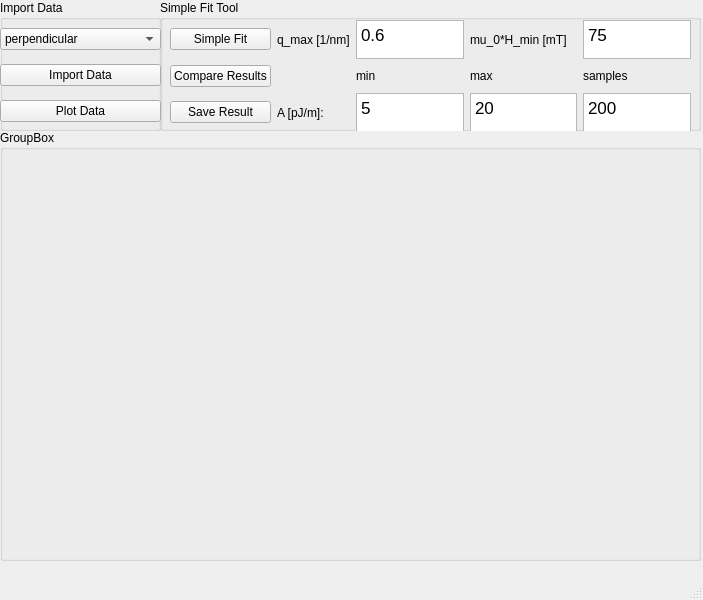
<?xml version="1.0" encoding="UTF-8"?>
<ui version="4.0">
 <class>MuMagTool</class>
 <widget class="QMainWindow" name="MuMagTool">
  <property name="geometry">
   <rect>
    <x>0</x>
    <y>0</y>
    <width>703</width>
    <height>600</height>
   </rect>
  </property>
  <property name="windowTitle">
   <string>MuMagTool</string>
  </property>
  <widget class="QWidget" name="centralwidget">
   <widget class="QGroupBox" name="groupBox">
    <property name="geometry">
     <rect>
      <x>0</x>
      <y>0</y>
      <width>161</width>
      <height>131</height>
     </rect>
    </property>
    <property name="title">
     <string>Import Data</string>
    </property>
    <widget class="QWidget" name="gridLayoutWidget">
     <property name="geometry">
      <rect>
       <x>0</x>
       <y>20</y>
       <width>161</width>
       <height>111</height>
      </rect>
     </property>
     <layout class="QGridLayout" name="gridLayout">
      <item row="4" column="0">
       <widget class="QPushButton" name="PlotDataButton">
        <property name="text">
         <string>Plot Data</string>
        </property>
       </widget>
      </item>
      <item row="2" column="0">
       <widget class="QPushButton" name="ImportDataButton">
        <property name="text">
         <string>Import Data</string>
        </property>
       </widget>
      </item>
      <item row="1" column="0">
       <widget class="QComboBox" name="ScatteringGeometrySelect">
        <item>
         <property name="text">
          <string>perpendicular</string>
         </property>
        </item>
        <item>
         <property name="text">
          <string>parallel</string>
         </property>
        </item>
       </widget>
      </item>
     </layout>
    </widget>
   </widget>
   <widget class="QGroupBox" name="groupBox_2">
    <property name="geometry">
     <rect>
      <x>160</x>
      <y>0</y>
      <width>541</width>
      <height>131</height>
     </rect>
    </property>
    <property name="title">
     <string>Simple Fit Tool</string>
    </property>
    <widget class="QWidget" name="gridLayoutWidget_2">
     <property name="geometry">
      <rect>
       <x>10</x>
       <y>20</y>
       <width>521</width>
       <height>111</height>
      </rect>
     </property>
     <layout class="QGridLayout" name="gridLayout_2">
      <item row="2" column="1">
       <widget class="QLabel" name="label">
        <property name="text">
         <string>A [pJ/m]:</string>
        </property>
       </widget>
      </item>
      <item row="1" column="3">
       <widget class="QLabel" name="label_3">
        <property name="text">
         <string>max</string>
        </property>
       </widget>
      </item>
      <item row="2" column="2">
       <widget class="QTextEdit" name="AMinEdit">
        <property name="html">
         <string>&lt;!DOCTYPE HTML PUBLIC &quot;-//W3C//DTD HTML 4.0//EN&quot; &quot;http://www.w3.org/TR/REC-html40/strict.dtd&quot;&gt;
&lt;html&gt;&lt;head&gt;&lt;meta name=&quot;qrichtext&quot; content=&quot;1&quot; /&gt;&lt;style type=&quot;text/css&quot;&gt;
p, li { white-space: pre-wrap; }
&lt;/style&gt;&lt;/head&gt;&lt;body style=&quot; font-family:'.AppleSystemUIFont'; font-size:13pt; font-weight:400; font-style:normal;&quot;&gt;
&lt;p style=&quot; margin-top:0px; margin-bottom:0px; margin-left:0px; margin-right:0px; -qt-block-indent:0; text-indent:0px;&quot;&gt;5&lt;/p&gt;&lt;/body&gt;&lt;/html&gt;</string>
        </property>
       </widget>
      </item>
      <item row="1" column="2">
       <widget class="QLabel" name="label_2">
        <property name="text">
         <string>min</string>
        </property>
       </widget>
      </item>
      <item row="0" column="1">
       <widget class="QLabel" name="label_5">
        <property name="text">
         <string>q_max [1/nm]</string>
        </property>
       </widget>
      </item>
      <item row="0" column="2">
       <widget class="QTextEdit" name="qMaxEdit">
        <property name="html">
         <string>&lt;!DOCTYPE HTML PUBLIC &quot;-//W3C//DTD HTML 4.0//EN&quot; &quot;http://www.w3.org/TR/REC-html40/strict.dtd&quot;&gt;
&lt;html&gt;&lt;head&gt;&lt;meta name=&quot;qrichtext&quot; content=&quot;1&quot; /&gt;&lt;style type=&quot;text/css&quot;&gt;
p, li { white-space: pre-wrap; }
&lt;/style&gt;&lt;/head&gt;&lt;body style=&quot; font-family:'.AppleSystemUIFont'; font-size:13pt; font-weight:400; font-style:normal;&quot;&gt;
&lt;p style=&quot; margin-top:0px; margin-bottom:0px; margin-left:0px; margin-right:0px; -qt-block-indent:0; text-indent:0px;&quot;&gt;0.6&lt;/p&gt;&lt;/body&gt;&lt;/html&gt;</string>
        </property>
       </widget>
      </item>
      <item row="0" column="0">
       <widget class="QPushButton" name="SimpleFitButton">
        <property name="text">
         <string>Simple Fit</string>
        </property>
       </widget>
      </item>
      <item row="2" column="3">
       <widget class="QTextEdit" name="AMaxEdit">
        <property name="html">
         <string>&lt;!DOCTYPE HTML PUBLIC &quot;-//W3C//DTD HTML 4.0//EN&quot; &quot;http://www.w3.org/TR/REC-html40/strict.dtd&quot;&gt;
&lt;html&gt;&lt;head&gt;&lt;meta name=&quot;qrichtext&quot; content=&quot;1&quot; /&gt;&lt;style type=&quot;text/css&quot;&gt;
p, li { white-space: pre-wrap; }
&lt;/style&gt;&lt;/head&gt;&lt;body style=&quot; font-family:'.AppleSystemUIFont'; font-size:13pt; font-weight:400; font-style:normal;&quot;&gt;
&lt;p style=&quot; margin-top:0px; margin-bottom:0px; margin-left:0px; margin-right:0px; -qt-block-indent:0; text-indent:0px;&quot;&gt;20&lt;/p&gt;&lt;/body&gt;&lt;/html&gt;</string>
        </property>
       </widget>
      </item>
      <item row="2" column="4">
       <widget class="QTextEdit" name="ASamplesEdit">
        <property name="html">
         <string>&lt;!DOCTYPE HTML PUBLIC &quot;-//W3C//DTD HTML 4.0//EN&quot; &quot;http://www.w3.org/TR/REC-html40/strict.dtd&quot;&gt;
&lt;html&gt;&lt;head&gt;&lt;meta name=&quot;qrichtext&quot; content=&quot;1&quot; /&gt;&lt;style type=&quot;text/css&quot;&gt;
p, li { white-space: pre-wrap; }
&lt;/style&gt;&lt;/head&gt;&lt;body style=&quot; font-family:'.AppleSystemUIFont'; font-size:13pt; font-weight:400; font-style:normal;&quot;&gt;
&lt;p style=&quot; margin-top:0px; margin-bottom:0px; margin-left:0px; margin-right:0px; -qt-block-indent:0; text-indent:0px;&quot;&gt;200&lt;/p&gt;&lt;/body&gt;&lt;/html&gt;</string>
        </property>
       </widget>
      </item>
      <item row="1" column="4">
       <widget class="QLabel" name="label_4">
        <property name="text">
         <string>samples</string>
        </property>
       </widget>
      </item>
      <item row="0" column="3">
       <widget class="QLabel" name="label_6">
        <property name="text">
         <string>mu_0*H_min [mT]</string>
        </property>
       </widget>
      </item>
      <item row="0" column="4">
       <widget class="QTextEdit" name="HminEdit">
        <property name="html">
         <string>&lt;!DOCTYPE HTML PUBLIC &quot;-//W3C//DTD HTML 4.0//EN&quot; &quot;http://www.w3.org/TR/REC-html40/strict.dtd&quot;&gt;
&lt;html&gt;&lt;head&gt;&lt;meta name=&quot;qrichtext&quot; content=&quot;1&quot; /&gt;&lt;style type=&quot;text/css&quot;&gt;
p, li { white-space: pre-wrap; }
&lt;/style&gt;&lt;/head&gt;&lt;body style=&quot; font-family:'.AppleSystemUIFont'; font-size:13pt; font-weight:400; font-style:normal;&quot;&gt;
&lt;p style=&quot; margin-top:0px; margin-bottom:0px; margin-left:0px; margin-right:0px; -qt-block-indent:0; text-indent:0px;&quot;&gt;75&lt;/p&gt;&lt;/body&gt;&lt;/html&gt;</string>
        </property>
       </widget>
      </item>
      <item row="1" column="0">
       <widget class="QPushButton" name="CompareResultsButton">
        <property name="text">
         <string>Compare Results</string>
        </property>
       </widget>
      </item>
      <item row="2" column="0">
       <widget class="QPushButton" name="SaveResultsButton">
        <property name="text">
         <string>Save Result</string>
        </property>
       </widget>
      </item>
     </layout>
    </widget>
   </widget>
   <widget class="QGroupBox" name="groupBox_3">
    <property name="geometry">
     <rect>
      <x>0</x>
      <y>130</y>
      <width>701</width>
      <height>431</height>
     </rect>
    </property>
    <property name="title">
     <string>GroupBox</string>
    </property>
    <widget class="QWidget" name="PlotDisplayPanel" native="true">
     <property name="geometry">
      <rect>
       <x>20</x>
       <y>40</y>
       <width>501</width>
       <height>221</height>
      </rect>
     </property>
    </widget>
   </widget>
  </widget>
  <widget class="QMenuBar" name="menubar">
   <property name="geometry">
    <rect>
     <x>0</x>
     <y>0</y>
     <width>703</width>
     <height>22</height>
    </rect>
   </property>
  </widget>
  <widget class="QStatusBar" name="statusbar"/>
 </widget>
 <resources/>
 <connections/>
</ui>
